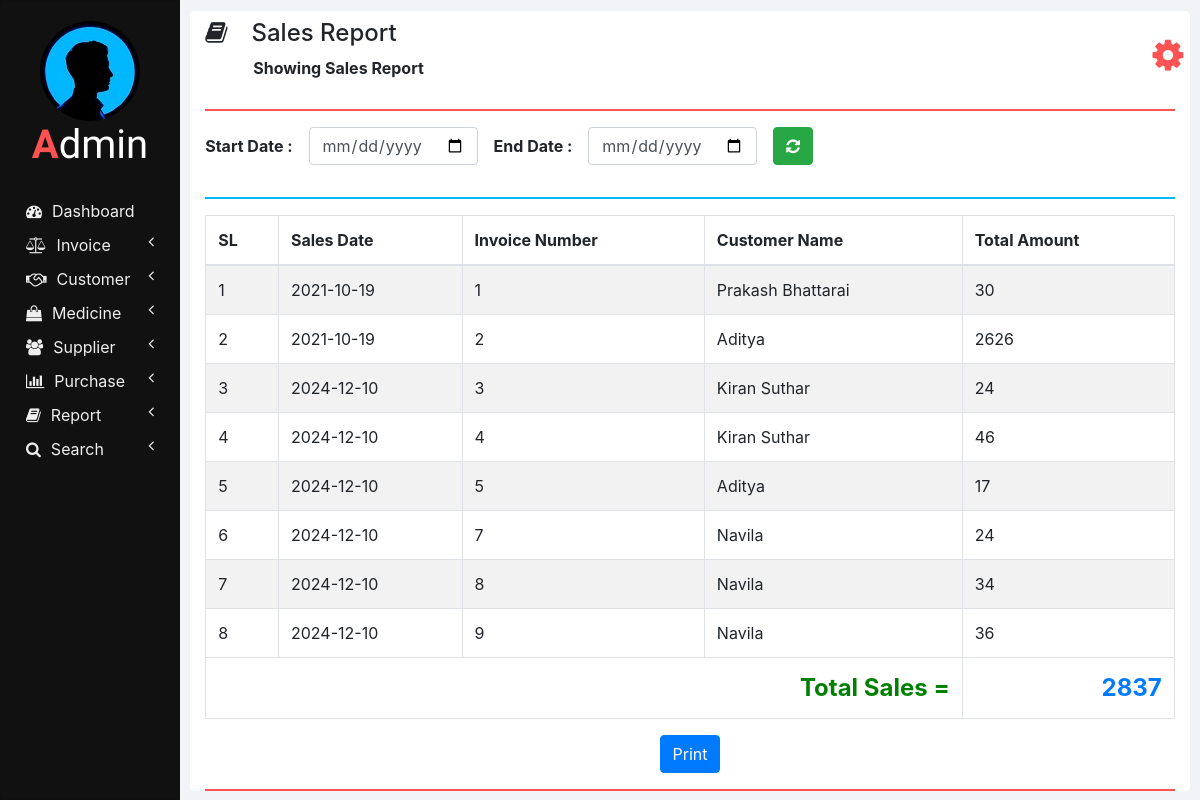
/sales_report.php, run on the app's committed database.
### tables this page shows
CREATE TABLE `invoices` (
  `INVOICE_ID` int(11) NOT NULL,
  `NET_TOTAL` double NOT NULL DEFAULT 0,
  `INVOICE_DATE` date NOT NULL DEFAULT current_timestamp(),
  `CUSTOMER_ID` int(11) NOT NULL,
  `TOTAL_AMOUNT` double NOT NULL,
  `TOTAL_DISCOUNT` double NOT NULL
);

CREATE TABLE `customers` (
  `ID` int(11) NOT NULL,
  `NAME` varchar(20) NOT NULL,
  `CONTACT_NUMBER` varchar(10) NOT NULL,
  `ADDRESS` varchar(100) NOT NULL,
  `DOCTOR_NAME` varchar(20) NOT NULL,
  `DOCTOR_ADDRESS` varchar(100) NOT NULL
);

### php/report.php (the view, shortened to what this page needs)
  <?php
function showSales($start_date, $end_date) {
  ?>
  <thead>
    <tr>
      <th>SL</th>
      <th>Sales Date</th>
      <th>Invoice Number</th>
      <th>Customer Name</th>
      <th>Total Amount</th>
    </tr>
  </thead>
  <tbody>
  <?php
  require "db_connection.php";
  if($con) {
    $seq_no = 0;
    $total = 0;
    if($start_date == "" || $end_date == "")
      $query = "SELECT * FROM invoices INNER JOIN customers ON invoices.CUSTOMER_ID = customers.ID";
    else
      $query = "SELECT * FROM invoices INNER JOIN customers ON invoices.CUSTOMER_ID = customers.ID WHERE INVOICE_DATE BETWEEN '$start_date' AND '$end_date'";
    $result = mysqli_query($con, $query);
    while($row = mysqli_fetch_array($result)) {
      $seq_no++;
      showSalesRow($seq_no, $row);
      $total = $total + $row['NET_TOTAL'];
    }
    ?>
    </tbody>
    <tfoot class="font-weight-bold">
      <tr style="text-align: right; font-size: 24px;">
        <td colspan="4" style="color: green;">&nbsp;Total Sales =</td>
        <td class="text-primary"><?php echo $total; ?></td>
      </tr>
    </tfoot>
    <?php
  }
}
function showSalesRow($seq_no, $row) {
  ?>
  <tr>
    <td><?php echo $seq_no; ?></td>
    <td><?php echo $row['INVOICE_DATE']; ?></td>
    <td><?php echo $row['INVOICE_ID']; ?></td>
    <td><?php echo $row['NAME']; ?></td>
    <td><?php echo $row['NET_TOTAL'] ?></td>
  </tr>
  <?php
}
?>

### css/sidenav.css (style rules this page uses)
body { background-color: #f1f3f6; }
.sidenav { width: 15%; height: 100vh; background-color: #222222; position: fixed; z-index: 1; flex: 1 0 auto; }
.card { width: 100%; height: 100%; top: 0; border-radius: 0; background-color: #111111; }
.logo .logo-caption { font-family: 'Poiret One', cursive; color: #ffffff; text-align: center; margin-bottom: 25px; }
.logo .profile { margin-left: 50%; border-radius: 50%; transform: translate(-50%); }
.logo .tweak { color: #ff5252; font-weight: bold; }
.main-menu-item { padding: 5px 5px; cursor: pointer; }
.main-menu-item > a { color: #eeeeee; text-decoration: none; font-size: 16px; }
.main-menu-item > a > span { margin-left: 10px; }

### css/home.css (style rules this page uses)
html, body { height: 100vh; }

### data on the page
invoices: seq_no "1", INVOICE_DATE "2021-10-19", INVOICE_ID "1", CUSTOMER_ID.NAME "Prakash Bhattarai", NET_TOTAL "30"
invoices: seq_no "2", INVOICE_DATE "2021-10-19", INVOICE_ID "2", CUSTOMER_ID.NAME "Aditya", NET_TOTAL "2626"
invoices: seq_no "3", INVOICE_DATE "2024-12-10", INVOICE_ID "3", CUSTOMER_ID.NAME "Kiran Suthar", NET_TOTAL "24"
invoices: seq_no "4", INVOICE_DATE "2024-12-10", INVOICE_ID "4", CUSTOMER_ID.NAME "Kiran Suthar", NET_TOTAL "46"
invoices: seq_no "5", INVOICE_DATE "2024-12-10", INVOICE_ID "5", CUSTOMER_ID.NAME "Aditya", NET_TOTAL "17"
invoices: seq_no "6", INVOICE_DATE "2024-12-10", INVOICE_ID "7", CUSTOMER_ID.NAME "Navila", NET_TOTAL "24"
invoices: seq_no "7", INVOICE_DATE "2024-12-10", INVOICE_ID "8", CUSTOMER_ID.NAME "Navila", NET_TOTAL "34"
invoices: seq_no "8", INVOICE_DATE "2024-12-10", INVOICE_ID "9", CUSTOMER_ID.NAME "Navila", NET_TOTAL "36"

### other printed values
$heading "Sales Report"
$sub_heading "Showing Sales Report"
$total "2837"
